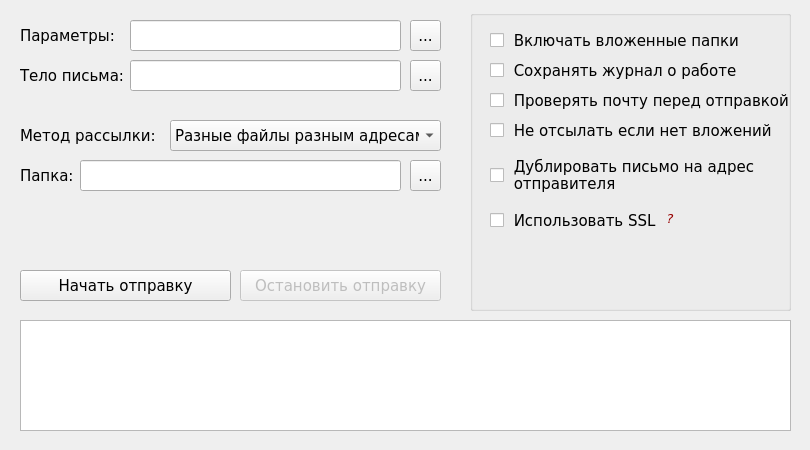
<?xml version="1.0" encoding="UTF-8"?>
<ui version="4.0">
 <class>MainWindow</class>
 <widget class="QMainWindow" name="MainWindow">
  <property name="enabled">
   <bool>true</bool>
  </property>
  <property name="geometry">
   <rect>
    <x>0</x>
    <y>0</y>
    <width>810</width>
    <height>450</height>
   </rect>
  </property>
  <property name="minimumSize">
   <size>
    <width>810</width>
    <height>450</height>
   </size>
  </property>
  <property name="maximumSize">
   <size>
    <width>810</width>
    <height>450</height>
   </size>
  </property>
  <property name="font">
   <font>
    <family>Verdana</family>
    <pointsize>11</pointsize>
   </font>
  </property>
  <property name="contextMenuPolicy">
   <enum>Qt::NoContextMenu</enum>
  </property>
  <property name="windowTitle">
   <string>mail Sender</string>
  </property>
  <property name="windowIcon">
   <iconset>
    <normaloff>mail.ico</normaloff>mail.ico</iconset>
  </property>
  <widget class="QWidget" name="centralwidget">
   <widget class="QGroupBox" name="paramBox">
    <property name="enabled">
     <bool>true</bool>
    </property>
    <property name="geometry">
     <rect>
      <x>470</x>
      <y>10</y>
      <width>321</width>
      <height>301</height>
     </rect>
    </property>
    <property name="cursor">
     <cursorShape>ArrowCursor</cursorShape>
    </property>
    <property name="whatsThis">
     <string/>
    </property>
    <property name="title">
     <string/>
    </property>
    <property name="flat">
     <bool>false</bool>
    </property>
    <property name="checkable">
     <bool>false</bool>
    </property>
    <widget class="QCheckBox" name="check_subfolders">
     <property name="geometry">
      <rect>
       <x>20</x>
       <y>20</y>
       <width>281</width>
       <height>21</height>
      </rect>
     </property>
     <property name="cursor">
      <cursorShape>PointingHandCursor</cursorShape>
     </property>
     <property name="text">
      <string> Включать вложенные папки</string>
     </property>
    </widget>
    <widget class="QCheckBox" name="check_ssl">
     <property name="geometry">
      <rect>
       <x>20</x>
       <y>200</y>
       <width>171</width>
       <height>21</height>
      </rect>
     </property>
     <property name="cursor">
      <cursorShape>PointingHandCursor</cursorShape>
     </property>
     <property name="text">
      <string> Использовать SSL</string>
     </property>
    </widget>
    <widget class="QCheckBox" name="check_savelog">
     <property name="geometry">
      <rect>
       <x>20</x>
       <y>50</y>
       <width>281</width>
       <height>21</height>
      </rect>
     </property>
     <property name="cursor">
      <cursorShape>PointingHandCursor</cursorShape>
     </property>
     <property name="text">
      <string> Сохранять журнал о работе</string>
     </property>
    </widget>
    <widget class="QLabel" name="label_ssl_info">
     <property name="geometry">
      <rect>
       <x>190</x>
       <y>200</y>
       <width>20</width>
       <height>16</height>
      </rect>
     </property>
     <property name="font">
      <font>
       <family>Verdana</family>
       <pointsize>10</pointsize>
       <italic>true</italic>
       <strikeout>false</strikeout>
      </font>
     </property>
     <property name="cursor">
      <cursorShape>WhatsThisCursor</cursorShape>
     </property>
     <property name="toolTip">
      <string>&lt;html&gt;&lt;head/&gt;&lt;body&gt;&lt;p&gt;(медленнее). Соединяться с сервером по защищенному протоколу. Требует наличия действующего доверенного сертификата на устройстве.&lt;/p&gt;&lt;p&gt;&lt;br/&gt;&lt;/p&gt;&lt;/body&gt;&lt;/html&gt;</string>
     </property>
     <property name="toolTipDuration">
      <number>-1</number>
     </property>
     <property name="whatsThis">
      <string/>
     </property>
     <property name="styleSheet">
      <string notr="true">color: rgb(150,0,0)</string>
     </property>
     <property name="text">
      <string>?</string>
     </property>
     <property name="textFormat">
      <enum>Qt::PlainText</enum>
     </property>
     <property name="alignment">
      <set>Qt::AlignHCenter|Qt::AlignTop</set>
     </property>
    </widget>
    <widget class="QCheckBox" name="check_mail">
     <property name="geometry">
      <rect>
       <x>20</x>
       <y>80</y>
       <width>301</width>
       <height>21</height>
      </rect>
     </property>
     <property name="cursor">
      <cursorShape>PointingHandCursor</cursorShape>
     </property>
     <property name="text">
      <string> Проверять почту перед отправкой</string>
     </property>
    </widget>
    <widget class="QCheckBox" name="check_duble">
     <property name="geometry">
      <rect>
       <x>20</x>
       <y>140</y>
       <width>301</width>
       <height>51</height>
      </rect>
     </property>
     <property name="cursor">
      <cursorShape>PointingHandCursor</cursorShape>
     </property>
     <property name="text">
      <string> Дублировать письмо на адрес
 отправителя</string>
     </property>
    </widget>
    <widget class="QCheckBox" name="check_attach">
     <property name="geometry">
      <rect>
       <x>20</x>
       <y>110</y>
       <width>291</width>
       <height>21</height>
      </rect>
     </property>
     <property name="cursor">
      <cursorShape>PointingHandCursor</cursorShape>
     </property>
     <property name="text">
      <string> Не отсылать если нет вложений</string>
     </property>
    </widget>
   </widget>
   <widget class="QComboBox" name="combo_method">
    <property name="geometry">
     <rect>
      <x>170</x>
      <y>120</y>
      <width>271</width>
      <height>31</height>
     </rect>
    </property>
    <property name="font">
     <font>
      <family>Verdana</family>
      <pointsize>11</pointsize>
     </font>
    </property>
    <property name="frame">
     <bool>true</bool>
    </property>
    <item>
     <property name="text">
      <string>Разные файлы разным адресам</string>
     </property>
    </item>
    <item>
     <property name="text">
      <string>Один файл всем адресам</string>
     </property>
    </item>
   </widget>
   <widget class="QLabel" name="label_method">
    <property name="geometry">
     <rect>
      <x>20</x>
      <y>120</y>
      <width>141</width>
      <height>31</height>
     </rect>
    </property>
    <property name="text">
     <string>Метод рассылки:</string>
    </property>
   </widget>
   <widget class="QToolButton" name="btn_dir_select">
    <property name="geometry">
     <rect>
      <x>410</x>
      <y>160</y>
      <width>31</width>
      <height>31</height>
     </rect>
    </property>
    <property name="text">
     <string>...</string>
    </property>
   </widget>
   <widget class="QLineEdit" name="edit_dir_path">
    <property name="geometry">
     <rect>
      <x>80</x>
      <y>160</y>
      <width>321</width>
      <height>31</height>
     </rect>
    </property>
    <property name="font">
     <font>
      <family>Verdana</family>
      <pointsize>11</pointsize>
     </font>
    </property>
    <property name="text">
     <string/>
    </property>
    <property name="readOnly">
     <bool>true</bool>
    </property>
   </widget>
   <widget class="QLabel" name="label_methoddir">
    <property name="geometry">
     <rect>
      <x>20</x>
      <y>160</y>
      <width>71</width>
      <height>31</height>
     </rect>
    </property>
    <property name="text">
     <string>Папка:</string>
    </property>
   </widget>
   <widget class="QLabel" name="label_body">
    <property name="geometry">
     <rect>
      <x>20</x>
      <y>60</y>
      <width>111</width>
      <height>31</height>
     </rect>
    </property>
    <property name="text">
     <string>Тело письма:</string>
    </property>
   </widget>
   <widget class="QLineEdit" name="edit_body_path">
    <property name="geometry">
     <rect>
      <x>130</x>
      <y>60</y>
      <width>271</width>
      <height>31</height>
     </rect>
    </property>
    <property name="font">
     <font>
      <family>Verdana</family>
      <pointsize>11</pointsize>
     </font>
    </property>
    <property name="text">
     <string/>
    </property>
    <property name="readOnly">
     <bool>true</bool>
    </property>
   </widget>
   <widget class="QToolButton" name="btn_body_select">
    <property name="geometry">
     <rect>
      <x>410</x>
      <y>60</y>
      <width>31</width>
      <height>31</height>
     </rect>
    </property>
    <property name="text">
     <string>...</string>
    </property>
   </widget>
   <widget class="QPushButton" name="btn_start">
    <property name="geometry">
     <rect>
      <x>20</x>
      <y>270</y>
      <width>211</width>
      <height>31</height>
     </rect>
    </property>
    <property name="text">
     <string>Начать отправку</string>
    </property>
   </widget>
   <widget class="QPushButton" name="btn_stop">
    <property name="enabled">
     <bool>false</bool>
    </property>
    <property name="geometry">
     <rect>
      <x>240</x>
      <y>270</y>
      <width>201</width>
      <height>31</height>
     </rect>
    </property>
    <property name="text">
     <string>Остановить отправку</string>
    </property>
   </widget>
   <widget class="QLabel" name="label_param">
    <property name="geometry">
     <rect>
      <x>20</x>
      <y>20</y>
      <width>111</width>
      <height>31</height>
     </rect>
    </property>
    <property name="text">
     <string>Параметры:</string>
    </property>
   </widget>
   <widget class="QLineEdit" name="edit_param">
    <property name="geometry">
     <rect>
      <x>130</x>
      <y>20</y>
      <width>271</width>
      <height>31</height>
     </rect>
    </property>
    <property name="font">
     <font>
      <family>Verdana</family>
      <pointsize>11</pointsize>
     </font>
    </property>
    <property name="text">
     <string/>
    </property>
    <property name="readOnly">
     <bool>true</bool>
    </property>
   </widget>
   <widget class="QToolButton" name="btn_param_select">
    <property name="geometry">
     <rect>
      <x>410</x>
      <y>20</y>
      <width>31</width>
      <height>31</height>
     </rect>
    </property>
    <property name="text">
     <string>...</string>
    </property>
   </widget>
   <widget class="QTextBrowser" name="text_log">
    <property name="geometry">
     <rect>
      <x>20</x>
      <y>320</y>
      <width>771</width>
      <height>111</height>
     </rect>
    </property>
    <property name="font">
     <font>
      <family>Verdana</family>
      <pointsize>10</pointsize>
     </font>
    </property>
   </widget>
  </widget>
 </widget>
 <resources/>
 <connections/>
</ui>
